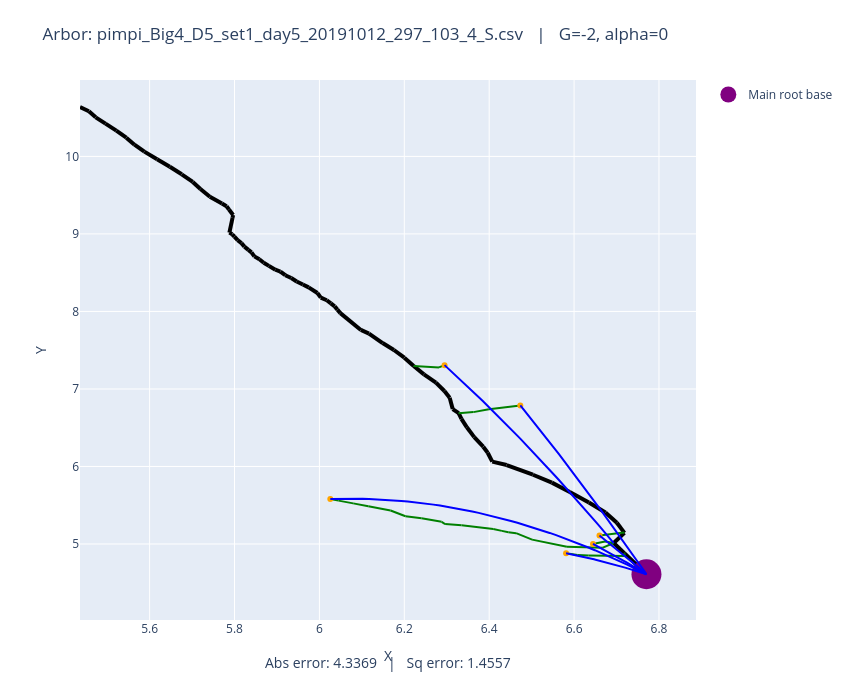

Here is the notebook cell this chart was saved with:
### Code cell
# Plot both observed and optimized
plot_arbors(fname, -2, 0)

### Figure 1 — Plotly figure (JSON) as saved in the notebook; plotly's stock layout.template omitted (floating-point values rounded to 4 significant figures)
{"data": [{"line": {"color": "black", "width": 4}, "mode": "lines", "showlegend": false, "type": "scatter", "x": [6.77, 6.718], "y": [4.61, 4.882]}, {"line": {"color": "black", "width": 4}, "mode": "lines", "showlegend": false, "type": "scatter", "x": [6.718, 6.693], "y": [4.882, 5.013]}, {"line": {"color": "black", "width": 4}, "mode": "lines", "showlegend": false, "type": "scatter", "x": [6.693, 6.719], "y": [5.013, 5.144]}, {"line": {"color": "black", "width": 4}, "mode": "lines", "showlegend": false, "type": "scatter", "x": [6.719, 6.701], "y": [5.144, 5.274]}, {"line": {"color": "black", "width": 4}, "mode": "lines", "showlegend": false, "type": "scatter", "x": [6.701, 6.674], "y": [5.274, 5.406]}, {"line": {"color": "black", "width": 4}, "mode": "lines", "showlegend": false, "type": "scatter", "x": [6.674, 6.635], "y": [5.406, 5.536]}, {"line": {"color": "black", "width": 4}, "mode": "lines", "showlegend": false, "type": "scatter", "x": [6.635, 6.59], "y": [5.536, 5.672]}, {"line": {"color": "black", "width": 4}, "mode": "lines", "showlegend": false, "type": "scatter", "x": [6.59, 6.548], "y": [5.672, 5.792]}, {"line": {"color": "black", "width": 4}, "mode": "lines", "showlegend": false, "type": "scatter", "x": [6.548, 6.503], "y": [5.792, 5.894]}, {"line": {"color": "black", "width": 4}, "mode": "lines", "showlegend": false, "type": "scatter", "x": [6.503, 6.441], "y": [5.894, 6.019]}, {"line": {"color": "black", "width": 4}, "mode": "lines", "showlegend": false, "type": "scatter", "x": [6.441, 6.407], "y": [6.019, 6.063]}, {"line": {"color": "black", "width": 4}, "mode": "lines", "showlegend": false, "type": "scatter", "x": [6.407, 6.396], "y": [6.063, 6.177]}, {"line": {"color": "black", "width": 4}, "mode": "lines", "showlegend": false, "type": "scatter", "x": [6.396, 6.386], "y": [6.177, 6.255]}, {"line": {"color": "black", "width": 4}, "mode": "lines", "showlegend": false, "type": "scatter", "x": [6.386, 6.365], "y": [6.255, 6.379]}, {"line": {"color": "black", "width": 4}, "mode": "lines", "showlegend": false, "type": "scatter", "x": [6.365, 6.347], "y": [6.379, 6.505]}, {"line": {"color": "black", "width": 4}, "mode": "lines", "showlegend": false, "type": "scatter", "x": [6.347, 6.335], "y": [6.505, 6.615]}, {"line": {"color": "black", "width": 4}, "mode": "lines", "showlegend": false, "type": "scatter", "x": [6.335, 6.328], "y": [6.615, 6.688]}, {"line": {"color": "black", "width": 4}, "mode": "lines", "showlegend": false, "type": "scatter", "x": [6.328, 6.314], "y": [6.688, 6.741]}, {"line": {"color": "black", "width": 4}, "mode": "lines", "showlegend": false, "type": "scatter", "x": [6.314, 6.307], "y": [6.741, 6.888]}, {"line": {"color": "black", "width": 4}, "mode": "lines", "showlegend": false, "type": "scatter", "x": [6.307, 6.294], "y": [6.888, 6.973]}, {"line": {"color": "black", "width": 4}, "mode": "lines", "showlegend": false, "type": "scatter", "x": [6.294, 6.275], "y": [6.973, 7.082]}, {"line": {"color": "black", "width": 4}, "mode": "lines", "showlegend": false, "type": "scatter", "x": [6.275, 6.246], "y": [7.082, 7.188]}, {"line": {"color": "black", "width": 4}, "mode": "lines", "showlegend": false, "type": "scatter", "x": [6.246, 6.222], "y": [7.188, 7.296]}, {"line": {"color": "black", "width": 4}, "mode": "lines", "showlegend": false, "type": "scatter", "x": [6.222, 6.2], "y": [7.296, 7.404]}, {"line": {"color": "black", "width": 4}, "mode": "lines", "showlegend": false, "type": "scatter", "x": [6.2, 6.176], "y": [7.404, 7.502]}, {"line": {"color": "black", "width": 4}, "mode": "lines", "showlegend": false, "type": "scatter", "x": [6.176, 6.149], "y": [7.502, 7.592]}, {"line": {"color": "black", "width": 4}, "mode": "lines", "showlegend": false, "type": "scatter", "x": [6.149, 6.117], "y": [7.592, 7.715]}, {"line": {"color": "black", "width": 4}, "mode": "lines", "showlegend": false, "type": "scatter", "x": [6.117, 6.098], "y": [7.715, 7.761]}, {"line": {"color": "black", "width": 4}, "mode": "lines", "showlegend": false, "type": "scatter", "x": [6.098, 6.049], "y": [7.761, 7.978]}, {"line": {"color": "black", "width": 4}, "mode": "lines", "showlegend": false, "type": "scatter", "x": [6.049, 6.042], "y": [7.978, 8.023]}, {"line": {"color": "black", "width": 4}, "mode": "lines", "showlegend": false, "type": "scatter", "x": [6.042, 6.036], "y": [8.023, 8.065]}, {"line": {"color": "black", "width": 4}, "mode": "lines", "showlegend": false, "type": "scatter", "x": [6.036, 6.027], "y": [8.065, 8.104]}, {"line": {"color": "black", "width": 4}, "mode": "lines", "showlegend": false, "type": "scatter", "x": [6.027, 6.017], "y": [8.104, 8.145]}, {"line": {"color": "black", "width": 4}, "mode": "lines", "showlegend": false, "type": "scatter", "x": [6.017, 6.003], "y": [8.145, 8.179]}, {"line": {"color": "black", "width": 4}, "mode": "lines", "showlegend": false, "type": "scatter", "x": [6.003, 5.995], "y": [8.179, 8.238]}, {"line": {"color": "black", "width": 4}, "mode": "lines", "showlegend": false, "type": "scatter", "x": [5.995, 5.975], "y": [8.238, 8.31]}, {"line": {"color": "black", "width": 4}, "mode": "lines", "showlegend": false, "type": "scatter", "x": [5.975, 5.961], "y": [8.31, 8.347]}, {"line": {"color": "black", "width": 4}, "mode": "lines", "showlegend": false, "type": "scatter", "x": [5.961, 5.946], "y": [8.347, 8.387]}, {"line": {"color": "black", "width": 4}, "mode": "lines", "showlegend": false, "type": "scatter", "x": [5.946, 5.934], "y": [8.387, 8.431]}, {"line": {"color": "black", "width": 4}, "mode": "lines", "showlegend": false, "type": "scatter", "x": [5.934, 5.92], "y": [8.431, 8.467]}, {"line": {"color": "black", "width": 4}, "mode": "lines", "showlegend": false, "type": "scatter", "x": [5.92, 5.908], "y": [8.467, 8.515]}, {"line": {"color": "black", "width": 4}, "mode": "lines", "showlegend": false, "type": "scatter", "x": [5.908, 5.896], "y": [8.515, 8.538]}, {"line": {"color": "black", "width": 4}, "mode": "lines", "showlegend": false, "type": "scatter", "x": [5.896, 5.881], "y": [8.538, 8.588]}, {"line": {"color": "black", "width": 4}, "mode": "lines", "showlegend": false, "type": "scatter", "x": [5.881, 5.869], "y": [8.588, 8.629]}, {"line": {"color": "black", "width": 4}, "mode": "lines", "showlegend": false, "type": "scatter", "x": [5.869, 5.859], "y": [8.629, 8.673]}, {"line": {"color": "black", "width": 4}, "mode": "lines", "showlegend": false, "type": "scatter", "x": [5.859, 5.847], "y": [8.673, 8.711]}, {"line": {"color": "black", "width": 4}, "mode": "lines", "showlegend": false, "type": "scatter", "x": [5.847, 5.84], "y": [8.711, 8.762]}, {"line": {"color": "black", "width": 4}, "mode": "lines", "showlegend": false, "type": "scatter", "x": [5.84, 5.833], "y": [8.762, 8.795]}, {"line": {"color": "black", "width": 4}, "mode": "lines", "showlegend": false, "type": "scatter", "x": [5.833, 5.823], "y": [8.795, 8.836]}, {"line": {"color": "black", "width": 4}, "mode": "lines", "showlegend": false, "type": "scatter", "x": [5.823, 5.816], "y": [8.836, 8.881]}, {"line": {"color": "black", "width": 4}, "mode": "lines", "showlegend": false, "type": "scatter", "x": [5.816, 5.807], "y": [8.881, 8.919]}, {"line": {"color": "black", "width": 4}, "mode": "lines", "showlegend": false, "type": "scatter", "x": [5.807, 5.8], "y": [8.919, 8.964]}, {"line": {"color": "black", "width": 4}, "mode": "lines", "showlegend": false, "type": "scatter", "x": [5.8, 5.795], "y": [8.964, 8.995]}, {"line": {"color": "black", "width": 4}, "mode": "lines", "showlegend": false, "type": "scatter", "x": [5.795, 5.788], "y": [8.995, 9.017]}, {"line": {"color": "black", "width": 4}, "mode": "lines", "showlegend": false, "type": "scatter", "x": [5.788, 5.795], "y": [9.017, 9.208]}, {"line": {"color": "black", "width": 4}, "mode": "lines", "showlegend": false, "type": "scatter", "x": [5.795, 5.797], "y": [9.208, 9.244]}, {"line": {"color": "black", "width": 4}, "mode": "lines", "showlegend": false, "type": "scatter", "x": [5.797, 5.787], "y": [9.244, 9.315]}, {"line": {"color": "black", "width": 4}, "mode": "lines", "showlegend": false, "type": "scatter", "x": [5.787, 5.781], "y": [9.315, 9.357]}, {"line": {"color": "black", "width": 4}, "mode": "lines", "showlegend": false, "type": "scatter", "x": [5.781, 5.77], "y": [9.357, 9.392]}, {"line": {"color": "black", "width": 4}, "mode": "lines", "showlegend": false, "type": "scatter", "x": [5.77, 5.742], "y": [9.392, 9.479]}, {"line": {"color": "black", "width": 4}, "mode": "lines", "showlegend": false, "type": "scatter", "x": [5.742, 5.72], "y": [9.479, 9.58]}, {"line": {"color": "black", "width": 4}, "mode": "lines", "showlegend": false, "type": "scatter", "x": [5.72, 5.702], "y": [9.58, 9.671]}, {"line": {"color": "black", "width": 4}, "mode": "lines", "showlegend": false, "type": "scatter", "x": [5.702, 5.676], "y": [9.671, 9.77]}, {"line": {"color": "black", "width": 4}, "mode": "lines", "showlegend": false, "type": "scatter", "x": [5.676, 5.648], "y": [9.77, 9.867]}, {"line": {"color": "black", "width": 4}, "mode": "lines", "showlegend": false, "type": "scatter", "x": [5.648, 5.618], "y": [9.867, 9.965]}, {"line": {"color": "black", "width": 4}, "mode": "lines", "showlegend": false, "type": "scatter", "x": [5.618, 5.588], "y": [9.965, 10.06]}, {"line": {"color": "black", "width": 4}, "mode": "lines", "showlegend": false, "type": "scatter", "x": [5.588, 5.564], "y": [10.06, 10.15]}, {"line": {"color": "black", "width": 4}, "mode": "lines", "showlegend": false, "type": "scatter", "x": [5.564, 5.545], "y": [10.15, 10.24]}, {"line": {"color": "black", "width": 4}, "mode": "lines", "showlegend": false, "type": "scatter", "x": [5.545, 5.522], "y": [10.24, 10.33]}, {"line": {"color": "black", "width": 4}, "mode": "lines", "showlegend": false, "type": "scatter", "x": [5.522, 5.496], "y": [10.33, 10.42]}, {"line": {"color": "black", "width": 4}, "mode": "lines", "showlegend": false, "type": "scatter", "x": [5.496, 5.473], "y": [10.42, 10.5]}, {"line": {"color": "black", "width": 4}, "mode": "lines", "showlegend": false, "type": "scatter", "x": [5.473, 5.457], "y": [10.5, 10.58]}, {"line": {"color": "black", "width": 4}, "mode": "lines", "showlegend": false, "type": "scatter", "x": [5.457, 5.436], "y": [10.58, 10.64]}, {"line": {"color": "green", "width": 2}, "mode": "lines", "showlegend": false, "type": "scatter", "x": [6.66, 6.717], "y": [5.109, 5.147]}, {"line": {"color": "green", "width": 2}, "mode": "lines", "showlegend": false, "type": "scatter", "x": [6.717, 6.719], "y": [5.147, 5.144]}, {"line": {"color": "green", "width": 2}, "mode": "lines", "showlegend": false, "type": "scatter", "x": [6.645, 6.673], "y": [5.001, 5.034]}, {"line": {"color": "green", "width": 2}, "mode": "lines", "showlegend": false, "type": "scatter", "x": [6.673, 6.693], "y": [5.034, 5.013]}, {"line": {"color": "green", "width": 2}, "mode": "lines", "showlegend": false, "type": "scatter", "x": [6.026, 6.045], "y": [5.581, 5.559]}, {"line": {"color": "green", "width": 2}, "mode": "lines", "showlegend": false, "type": "scatter", "x": [6.045, 6.08], "y": [5.559, 5.524]}, {"line": {"color": "green", "width": 2}, "mode": "lines", "showlegend": false, "type": "scatter", "x": [6.08, 6.115], "y": [5.524, 5.486]}, {"line": {"color": "green", "width": 2}, "mode": "lines", "showlegend": false, "type": "scatter", "x": [6.115, 6.168], "y": [5.486, 5.433]}, {"line": {"color": "green", "width": 2}, "mode": "lines", "showlegend": false, "type": "scatter", "x": [6.168, 6.203], "y": [5.433, 5.358]}, {"line": {"color": "green", "width": 2}, "mode": "lines", "showlegend": false, "type": "scatter", "x": [6.203, 6.241], "y": [5.358, 5.332]}, {"line": {"color": "green", "width": 2}, "mode": "lines", "showlegend": false, "type": "scatter", "x": [6.241, 6.288], "y": [5.332, 5.286]}, {"line": {"color": "green", "width": 2}, "mode": "lines", "showlegend": false, "type": "scatter", "x": [6.288, 6.296], "y": [5.286, 5.257]}, {"line": {"color": "green", "width": 2}, "mode": "lines", "showlegend": false, "type": "scatter", "x": [6.296, 6.335], "y": [5.257, 5.241]}, {"line": {"color": "green", "width": 2}, "mode": "lines", "showlegend": false, "type": "scatter", "x": [6.335, 6.41], "y": [5.241, 5.194]}, {"line": {"color": "green", "width": 2}, "mode": "lines", "showlegend": false, "type": "scatter", "x": [6.41, 6.43], "y": [5.194, 5.169]}, {"line": {"color": "green", "width": 2}, "mode": "lines", "showlegend": false, "type": "scatter", "x": [6.43, 6.445], "y": [5.169, 5.151]}, {"line": {"color": "green", "width": 2}, "mode": "lines", "showlegend": false, "type": "scatter", "x": [6.445, 6.463], "y": [5.151, 5.14]}, {"line": {"color": "green", "width": 2}, "mode": "lines", "showlegend": false, "type": "scatter", "x": [6.463, 6.501], "y": [5.14, 5.056]}, {"line": {"color": "green", "width": 2}, "mode": "lines", "showlegend": false, "type": "scatter", "x": [6.501, 6.583], "y": [5.056, 4.963]}, {"line": {"color": "green", "width": 2}, "mode": "lines", "showlegend": false, "type": "scatter", "x": [6.583, 6.667], "y": [4.963, 4.951]}, {"line": {"color": "green", "width": 2}, "mode": "lines", "showlegend": false, "type": "scatter", "x": [6.667, 6.693], "y": [4.951, 5.013]}, {"line": {"color": "green", "width": 2}, "mode": "lines", "showlegend": false, "type": "scatter", "x": [6.581, 6.608], "y": [4.88, 4.86]}, {"line": {"color": "green", "width": 2}, "mode": "lines", "showlegend": false, "type": "scatter", "x": [6.608, 6.634], "y": [4.86, 4.851]}, {"line": {"color": "green", "width": 2}, "mode": "lines", "showlegend": false, "type": "scatter", "x": [6.634, 6.72], "y": [4.851, 4.845]}, {"line": {"color": "green", "width": 2}, "mode": "lines", "showlegend": false, "type": "scatter", "x": [6.72, 6.718], "y": [4.845, 4.882]}, {"line": {"color": "green", "width": 2}, "mode": "lines", "showlegend": false, "type": "scatter", "x": [6.295, 6.282], "y": [7.307, 7.278]}, {"line": {"color": "green", "width": 2}, "mode": "lines", "showlegend": false, "type": "scatter", "x": [6.282, 6.222], "y": [7.278, 7.296]}, {"line": {"color": "green", "width": 2}, "mode": "lines", "showlegend": false, "type": "scatter", "x": [6.473, 6.399], "y": [6.788, 6.737]}, {"line": {"color": "green", "width": 2}, "mode": "lines", "showlegend": false, "type": "scatter", "x": [6.399, 6.363], "y": [6.737, 6.701]}, {"line": {"color": "green", "width": 2}, "mode": "lines", "showlegend": false, "type": "scatter", "x": [6.363, 6.328], "y": [6.701, 6.688]}, {"marker": {"color": "orange"}, "mode": "markers", "showlegend": false, "type": "scatter", "x": [6.66], "y": [5.109]}, {"marker": {"color": "orange"}, "mode": "markers", "showlegend": false, "type": "scatter", "x": [6.645], "y": [5.001]}, {"marker": {"color": "orange"}, "mode": "markers", "showlegend": false, "type": "scatter", "x": [6.026], "y": [5.581]}, {"marker": {"color": "orange"}, "mode": "markers", "showlegend": false, "type": "scatter", "x": [6.581], "y": [4.88]}, {"marker": {"color": "orange"}, "mode": "markers", "showlegend": false, "type": "scatter", "x": [6.295], "y": [7.307]}, {"marker": {"color": "orange"}, "mode": "markers", "showlegend": false, "type": "scatter", "x": [6.473], "y": [6.788]}, {"marker": {"color": "purple", "size": 30}, "mode": "markers", "name": "Main root base", "type": "scatter", "x": [6.77], "y": [4.61]}, {"line": {"color": "blue"}, "mode": "lines", "showlegend": false, "type": "scatter", "x": [6.66, 6.662, 6.664, 6.667, 6.669, 6.671, 6.673, 6.676, 6.678, 6.68, 6.682, 6.685, 6.687, 6.689, 6.691, 6.694, 6.696, 6.698, 6.701, 6.703, 6.705, 6.707, 6.71, 6.712, 6.714, 6.716, 6.719, 6.721, 6.723, 6.725, 6.728, 6.73, 6.732, 6.734, 6.737, 6.739, 6.741, 6.743, 6.746, 6.748, 6.75, 6.752, 6.755, 6.757, 6.759, 6.761, 6.764, 6.766, 6.768, 6.77], "y": [5.109, 5.1, 5.09, 5.08, 5.07, 5.061, 5.051, 5.041, 5.031, 5.021, 5.011, 5.001, 4.992, 4.982, 4.972, 4.962, 4.952, 4.942, 4.932, 4.921, 4.911, 4.901, 4.891, 4.881, 4.871, 4.861, 4.85, 4.84, 4.83, 4.82, 4.809, 4.799, 4.789, 4.778, 4.768, 4.758, 4.747, 4.737, 4.726, 4.716, 4.705, 4.695, 4.684, 4.674, 4.663, 4.652, 4.642, 4.631, 4.62, 4.61]}, {"line": {"color": "blue"}, "mode": "lines", "showlegend": false, "type": "scatter", "x": [6.645, 6.647, 6.65, 6.652, 6.655, 6.657, 6.66, 6.663, 6.665, 6.668, 6.67, 6.673, 6.675, 6.678, 6.681, 6.683, 6.686, 6.688, 6.691, 6.693, 6.696, 6.699, 6.701, 6.704, 6.706, 6.709, 6.711, 6.714, 6.717, 6.719, 6.722, 6.724, 6.727, 6.729, 6.732, 6.735, 6.737, 6.74, 6.742, 6.745, 6.747, 6.75, 6.752, 6.755, 6.758, 6.76, 6.763, 6.765, 6.768, 6.77], "y": [5.001, 4.994, 4.986, 4.979, 4.971, 4.964, 4.956, 4.949, 4.941, 4.934, 4.926, 4.919, 4.911, 4.903, 4.896, 4.888, 4.88, 4.872, 4.865, 4.857, 4.849, 4.841, 4.833, 4.825, 4.817, 4.809, 4.801, 4.793, 4.785, 4.777, 4.769, 4.761, 4.753, 4.744, 4.736, 4.728, 4.72, 4.711, 4.703, 4.695, 4.686, 4.678, 4.67, 4.661, 4.653, 4.644, 4.636, 4.627, 4.618, 4.61]}, {"line": {"color": "blue"}, "mode": "lines", "showlegend": false, "type": "scatter", "x": [6.026, 6.041, 6.056, 6.071, 6.086, 6.102, 6.117, 6.132, 6.147, 6.162, 6.178, 6.193, 6.208, 6.223, 6.238, 6.254, 6.269, 6.284, 6.299, 6.314, 6.33, 6.345, 6.36, 6.375, 6.39, 6.406, 6.421, 6.436, 6.451, 6.466, 6.482, 6.497, 6.512, 6.527, 6.542, 6.558, 6.573, 6.588, 6.603, 6.618, 6.634, 6.649, 6.664, 6.679, 6.694, 6.71, 6.725, 6.74, 6.755, 6.77], "y": [5.581, 5.584, 5.585, 5.585, 5.585, 5.584, 5.581, 5.578, 5.574, 5.569, 5.563, 5.556, 5.548, 5.54, 5.53, 5.519, 5.508, 5.496, 5.482, 5.468, 5.453, 5.437, 5.42, 5.402, 5.383, 5.363, 5.342, 5.32, 5.298, 5.274, 5.25, 5.224, 5.198, 5.171, 5.143, 5.114, 5.084, 5.053, 5.021, 4.988, 4.955, 4.92, 4.884, 4.848, 4.811, 4.772, 4.733, 4.693, 4.652, 4.61]}, {"line": {"color": "blue"}, "mode": "lines", "showlegend": false, "type": "scatter", "x": [6.581, 6.585, 6.589, 6.593, 6.597, 6.6, 6.604, 6.608, 6.612, 6.616, 6.62, 6.624, 6.628, 6.631, 6.635, 6.639, 6.643, 6.647, 6.651, 6.655, 6.658, 6.662, 6.666, 6.67, 6.674, 6.678, 6.682, 6.685, 6.689, 6.693, 6.697, 6.701, 6.705, 6.709, 6.713, 6.716, 6.72, 6.724, 6.728, 6.732, 6.736, 6.74, 6.743, 6.747, 6.751, 6.755, 6.759, 6.763, 6.767, 6.77], "y": [4.88, 4.876, 4.872, 4.868, 4.864, 4.859, 4.855, 4.85, 4.846, 4.841, 4.837, 4.832, 4.827, 4.822, 4.818, 4.813, 4.808, 4.803, 4.798, 4.792, 4.787, 4.782, 4.777, 4.771, 4.766, 4.76, 4.755, 4.749, 4.743, 4.737, 4.732, 4.726, 4.72, 4.714, 4.708, 4.702, 4.696, 4.689, 4.683, 4.677, 4.67, 4.664, 4.657, 4.651, 4.644, 4.637, 4.63, 4.624, 4.617, 4.61]}, {"line": {"color": "blue"}, "mode": "lines", "showlegend": false, "type": "scatter", "x": [6.295, 6.303, 6.311, 6.319, 6.327, 6.336, 6.344, 6.352, 6.36, 6.368, 6.376, 6.384, 6.392, 6.401, 6.409, 6.417, 6.425, 6.433, 6.441, 6.449, 6.457, 6.466, 6.474, 6.482, 6.49, 6.498, 6.506, 6.514, 6.523, 6.531, 6.539, 6.547, 6.555, 6.563, 6.571, 6.579, 6.588, 6.596, 6.604, 6.612, 6.62, 6.628, 6.636, 6.645, 6.653, 6.661, 6.669, 6.677, 6.685, 6.693], "y": [7.307, 7.267, 7.226, 7.185, 7.144, 7.102, 7.06, 7.018, 6.976, 6.933, 6.891, 6.848, 6.804, 6.76, 6.717, 6.672, 6.628, 6.583, 6.538, 6.493, 6.447, 6.402, 6.356, 6.309, 6.263, 6.216, 6.169, 6.122, 6.074, 6.026, 5.978, 5.929, 5.881, 5.832, 5.783, 5.733, 5.683, 5.633, 5.583, 5.533, 5.482, 5.431, 5.379, 5.328, 5.276, 5.224, 5.171, 5.119, 5.066, 5.013]}, {"line": {"color": "blue"}, "mode": "lines", "showlegend": false, "type": "scatter", "x": [6.473, 6.479, 6.485, 6.492, 6.498, 6.504, 6.51, 6.516, 6.522, 6.528, 6.534, 6.54, 6.546, 6.552, 6.558, 6.564, 6.57, 6.576, 6.583, 6.589, 6.595, 6.601, 6.607, 6.613, 6.619, 6.625, 6.631, 6.637, 6.643, 6.649, 6.655, 6.661, 6.667, 6.673, 6.68, 6.686, 6.692, 6.698, 6.704, 6.71, 6.716, 6.722, 6.728, 6.734, 6.74, 6.746, 6.752, 6.758, 6.764, 6.77], "y": [6.788, 6.747, 6.706, 6.665, 6.624, 6.582, 6.54, 6.499, 6.457, 6.415, 6.372, 6.33, 6.287, 6.245, 6.202, 6.159, 6.116, 6.072, 6.029, 5.985, 5.942, 5.898, 5.854, 5.81, 5.765, 5.721, 5.676, 5.632, 5.587, 5.542, 5.496, 5.451, 5.406, 5.36, 5.314, 5.268, 5.222, 5.176, 5.13, 5.083, 5.036, 4.99, 4.943, 4.896, 4.848, 4.801, 4.753, 4.706, 4.658, 4.61]}], "layout": {"annotations": [{"font": {"size": 14}, "showarrow": false, "text": "Abs error: 4.3369   |   Sq error: 1.4557", "x": 0.5, "xref": "paper", "y": -0.1, "yref": "paper"}], "height": 700, "margin": {"b": 80, "t": 80}, "title": {"text": "Arbor: pimpi_Big4_D5_set1_day5_20191012_297_103_4_S.csv   |   G=-2, alpha=0"}, "width": 850, "xaxis": {"autorange": true, "range": [5.436, 6.888], "title": {"text": "X"}, "type": "linear"}, "yaxis": {"autorange": true, "range": [4.02, 10.99], "title": {"text": "Y"}, "type": "linear"}}}
